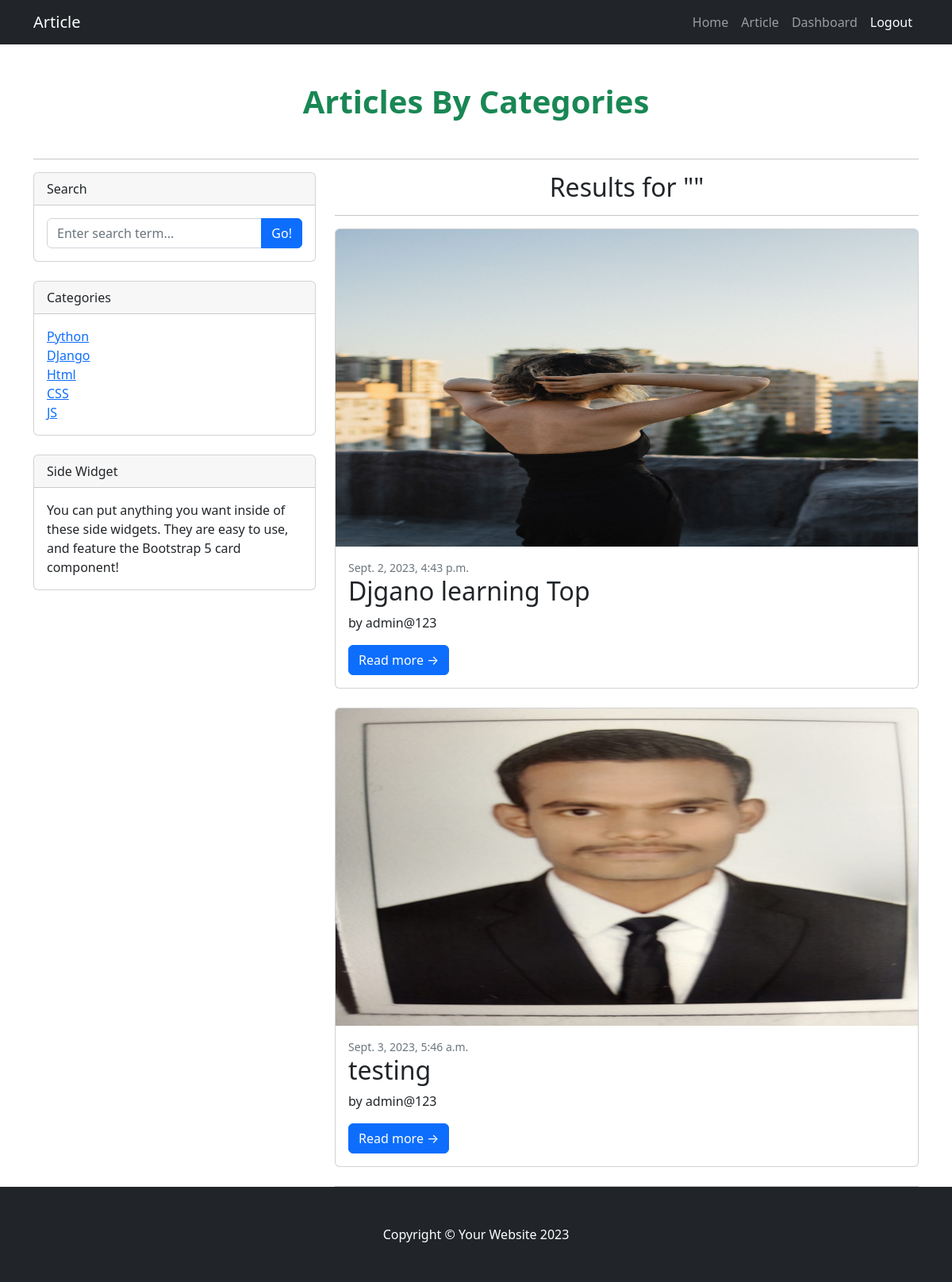
Screenshot of /news/articles-by-categories/Python/ (signed in) with the database file from the repository.
### article/models.py (models this page shows, shortened)
class Category(models.Model):
    category=models.CharField(max_length=200)
    created_at=models.DateTimeField(auto_now_add=True)

class Article(models.Model):
    title=models.CharField(max_length=500)
    content=models.TextField(max_length=500)
    published_date=models.DateTimeField(auto_now=True,blank=True)
    author=models.ForeignKey(User,on_delete=models.CASCADE)
    category=models.ManyToManyField(Category)
    image=models.ImageField(upload_to='articles/',blank=True,null=True)
    created_at=models.DateTimeField(auto_now_add=True)
    updated_date=models.DateTimeField(auto_now=True)

### article/views.py (the view)
def articles_by_categories(request, category_names):
    categories = category_names.split(",")
    articles = Article.objects.filter(category__category__in=categories)
    paginator = Paginator(
        articles, 2
    )  # You can adjust the number of articles per page as needed
    page_number = request.GET.get("page")
    page = paginator.get_page(page_number)
    category = Category.objects.all()
    context = {
        "articles": page,
        "selected_categories": categories,
        "category": category,
    }
    return render(request, "article/article_category.html", context)

### templates/article/article_category.html (shortened to what this page needs)
{% extends 'base.html' %} {% block title %} Article {% endblock %}
{% block content %}
<div class="container">
  <div class="text-center my-5">
    <h1 class="fw-bolder text-success">Articles  By Categories</h1>
  </div>
  <hr />
  <div class="row">
    <div class="col-lg-4">
      <div class="card mb-4">
        <div class="card-header">Search</div>
        <div class="card-body">
          <form action="{% url 'article_search' %}" method="GET">
            <div class="input-group">
              <input
                class="form-control"
                type="text"
                name="query"
                placeholder="Enter search term..."
                aria-label="Enter search term..."
                aria-describedby="button-search"
              />
              <button class="btn btn-primary" id="button-search" type="submit">
                Go!
              </button>
            </div>
          </form>
        </div>
      </div>
      <div class="card mb-4">
        <div class="card-header">Categories</div>
        <div class="card-body">
          <div class="row">
            <div class="col-sm-6">
              <ul class="list-unstyled mb-0">
                {% for cat in category %}
                <li>
                  <a href="{% url 'articles_by_categories' cat.category %}"
                    >{{cat.category}}</a
                  >
                </li>
                {% endfor %}
              </ul>
            </div>
          </div>
        </div>
      </div>
      <div class="card mb-4">
        <div class="card-header">Side Widget</div>
        <div class="card-body">
          You can put anything you want inside of these side widgets. They are
          easy to use, and feature the Bootstrap 5 card component!
        </div>
      </div>
    </div>
    <div class="col-lg-8">
      {% if articles %}
      <h2 class="text-center">Results for "{{ query }}"</h2>
      <hr />
      {% for item in articles %}
      <div class="card mb-4">
        <a href="{% url 'article_detail' item.id %}">
          <img class="card-img-top" src="{{ item.image.url }}" alt="..."
        /></a>
        <div class="card-body">
          <div class="small text-muted">{{item.created_at}}</div>
          <h2 class="card-title">{{ item.title }}</h2>
          <p class="card-text">by {{item.author}}</p>
          <a class="btn btn-primary" href="{% url 'article_detail' item.id %}"
            >Read more →</a
          >
        </div>
      </div>
      {% endfor %} {% endif %}
      <nav aria-label="Pagination">
        <hr class="my-0" />
      </nav>
    </div>
  </div>
</div>
{% endblock %}

### rows the page displays
Category: category "Python"
Category: category "DJango"
Category: category "Html"
Category: category "CSS"
Category: category "JS"
Article: image (picture), created_at "Sept. 2, 2023, 4:43 p.m.", title "Djgano learning Top", author "admin@123"
Article: image (picture), created_at "Sept. 3, 2023, 5:46 a.m.", title "testing", author "admin@123"
